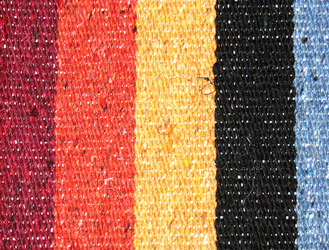
%> input picture Applications/iterative/1.png, 329 x 250 px
$ octave ITER_2d_lines.m   (GNU Octave 9; MATLAB toolbox functions it lacks are replaced by stand-ins)
%> lines starting %> are read from the running program, lines starting %| are printed output that depends on the picture
clear all
close all

I = double(imread('1.png'))/255;

patchSize = 3;
Sigma = round((patchSize-1)./4);

scale = 1
Lambda = 0.5;
iter = [1 2 5 10 50 100];
R=[I];
d=[];
% original weight
for n = 1 : length(iter)
    J = I;
    for i = 1 : iter(n)
        [J,kk] = GAVWAe5(J, J,Sigma,scale);

    end
    imwrite(J, ['results/ITER_',num2str(iter(n)), '.png']);
    R =[R J];
end
%> this loop made 6 passes
%> pass 1, `imwrite(J, ['results/ITER_',num2str(iter(n)), '.png']);`:
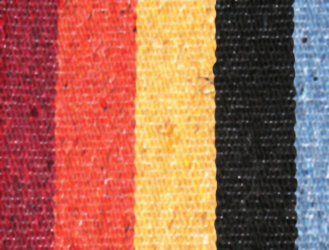
%> saved as ITER_1.png: size 250x329x3 uint8; mean R, G, B 165.7, 102.8, 83.4
%> pass 1, `R =[R J];`:
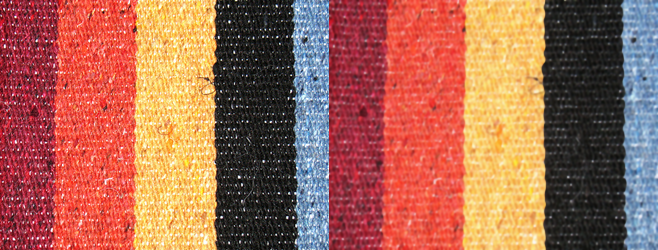
%> R: size 250x658x3 double; mean R, G, B 0.651, 0.405, 0.329
%> pass 2, `imwrite(J, ['results/ITER_',num2str(iter(n)), '.png']);`:
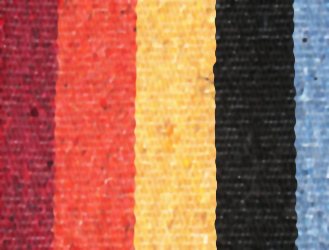
%> saved as ITER_2.png: size 250x329x3 uint8; mean R, G, B 165.5, 102.6, 82.9
%> pass 2, `R =[R J];`:
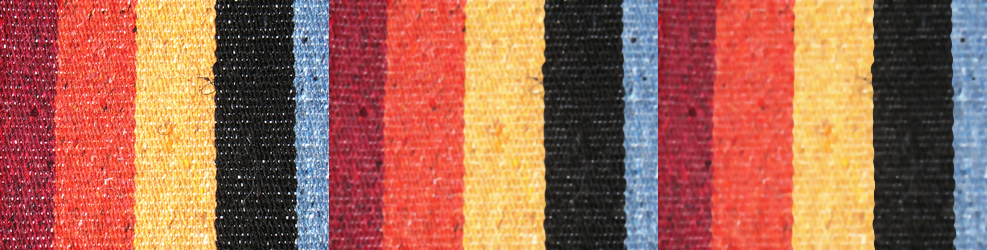
%> R: size 250x987x3 double; mean R, G, B 0.65, 0.404, 0.328
%> after the loop:
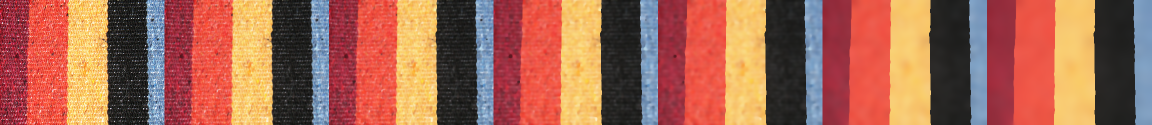
%> R: size 250x2303x3 double (shown at 1/2 size); mean R, G, B 0.65, 0.402, 0.326
%> after the loop:
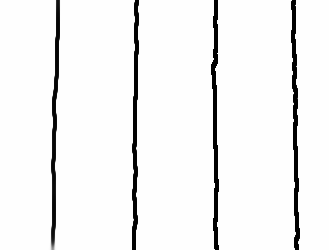
%> kk: size 250x329x3 double; min 0.000344, max 1, mean 0.95

figure
imshow([R])
hold on
